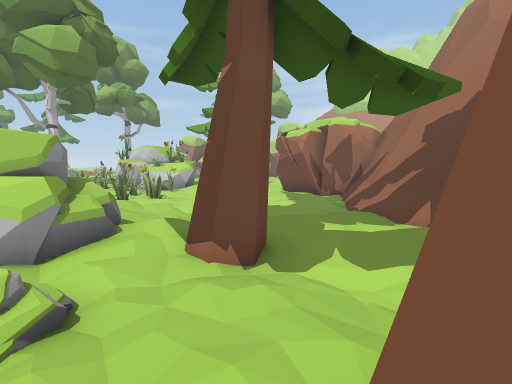
[1] (above)

24 first-person views from a walk through a scene from a Unity 3-D project. The camera is 1.5 m above the floor, tilts 6° down and sees 85° across. The floor is counted in squares, 2 m on a side. Each view is taken from the middle of a square. On the plan, view 1 faces up. The plan holds only what a view shows up to about 10 squares ahead; the rest is blank. The place goes on beyond the plan. The player character is not drawn.

[2]
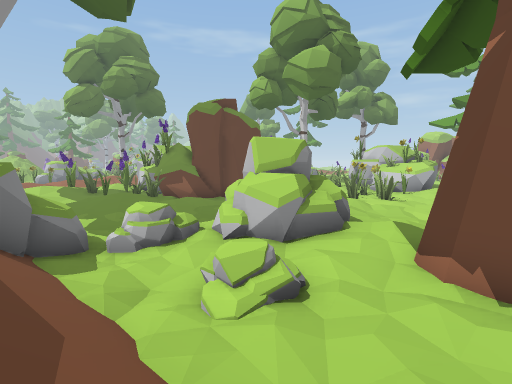

[3]
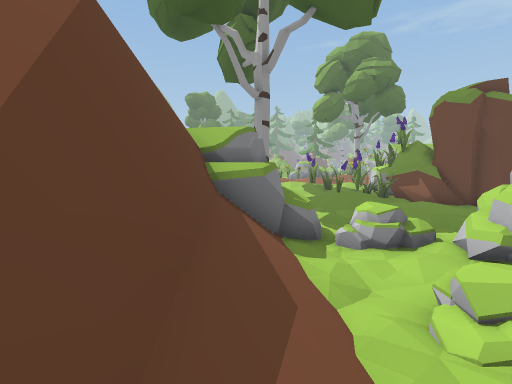

[4]
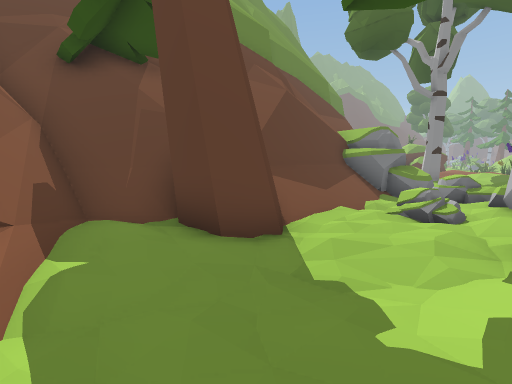

[5]
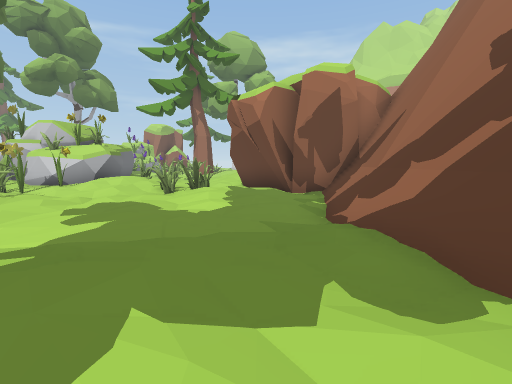

[6]
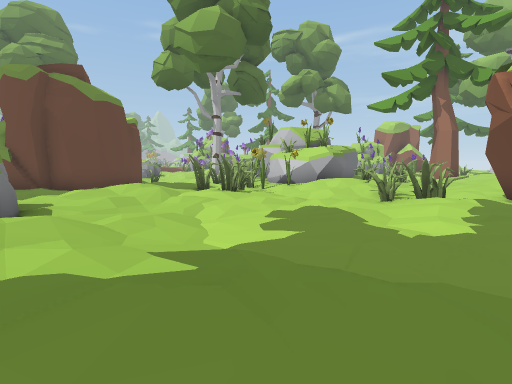

[7]
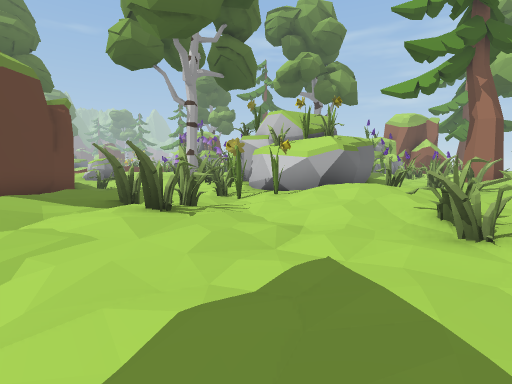

[8]
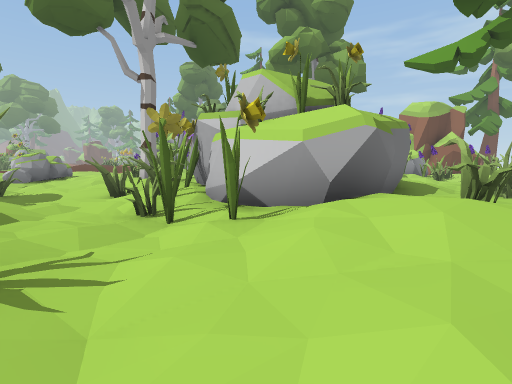

[9]
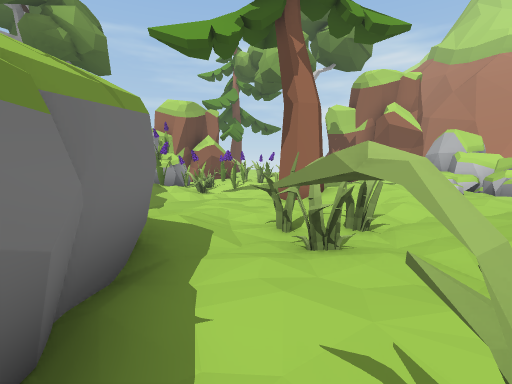

[10]
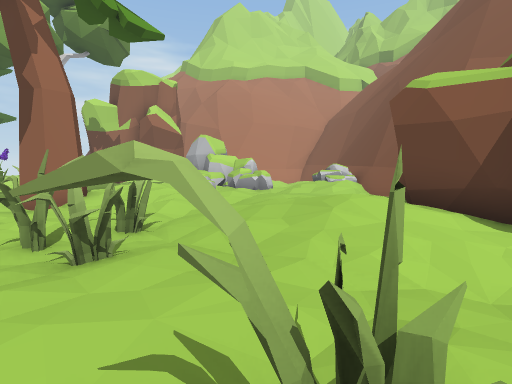

[11]
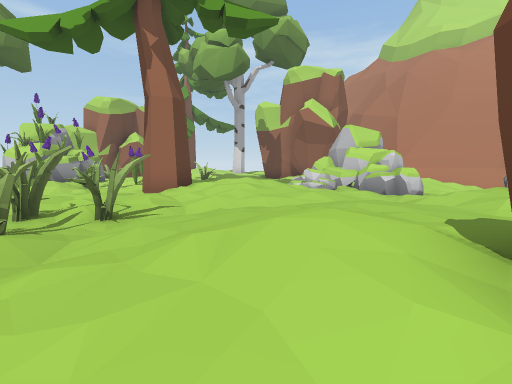

[12]
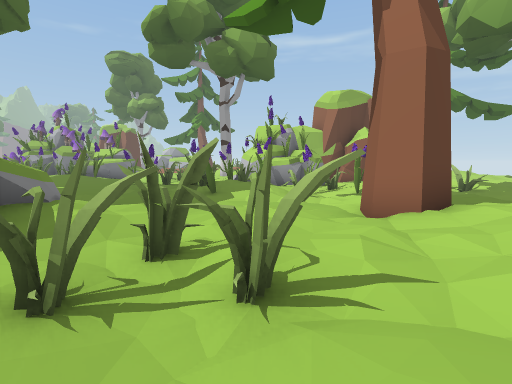

[13]
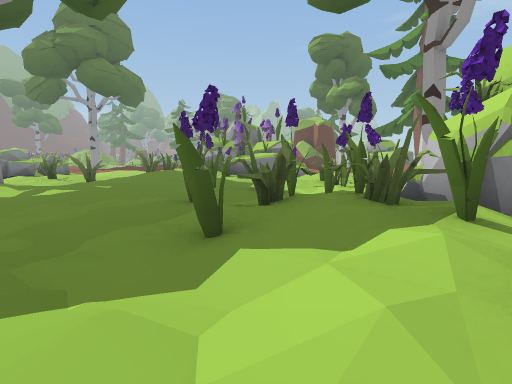

[14]
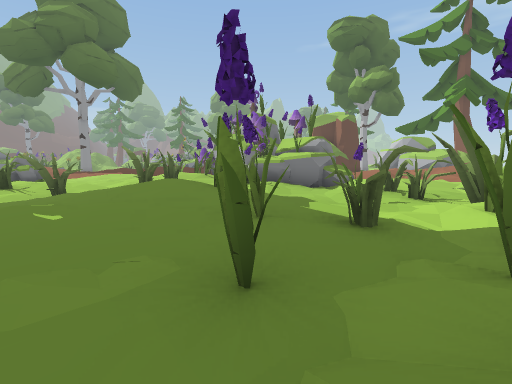

[15]
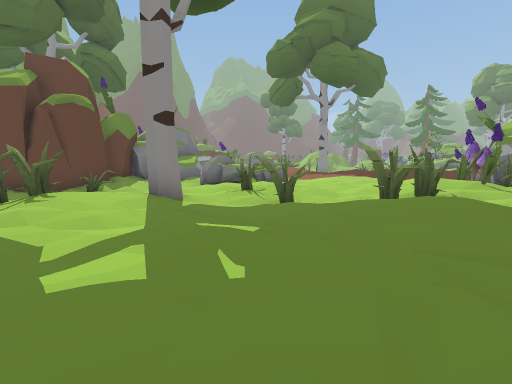

[16]
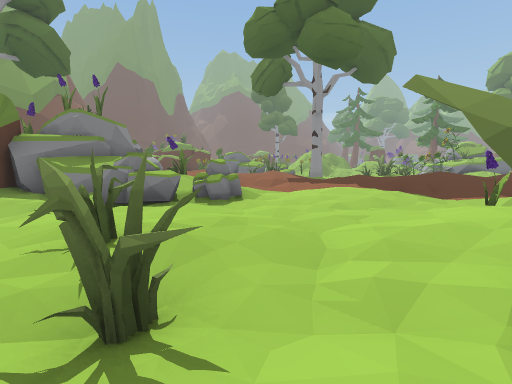

[17]
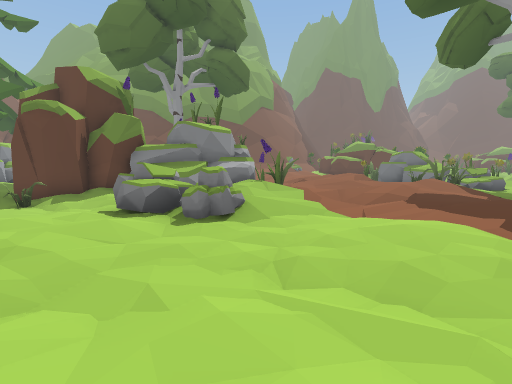

[18]
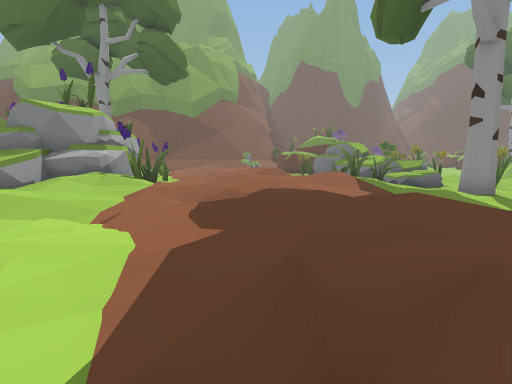

[19]
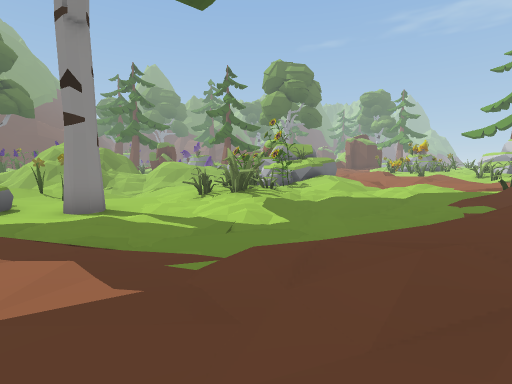

[20]
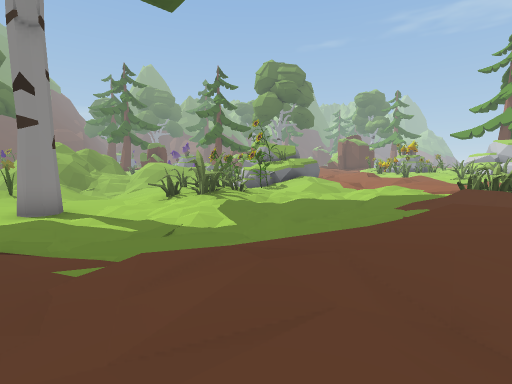

[21]
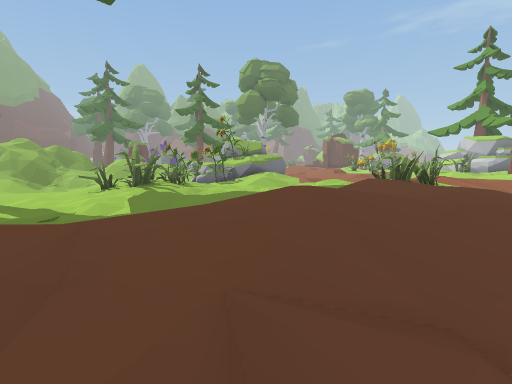

[22]
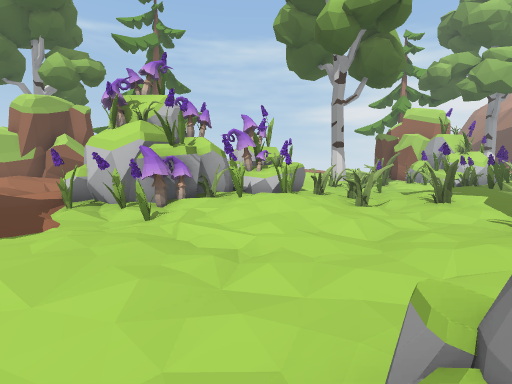

[23]
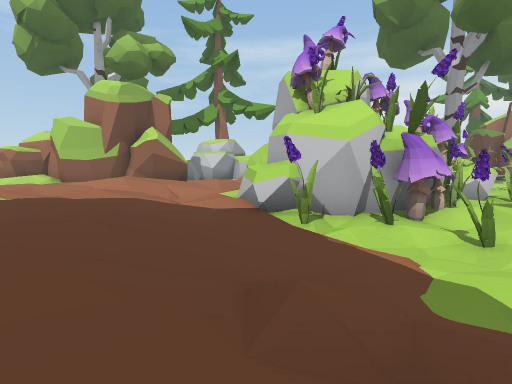

[24]
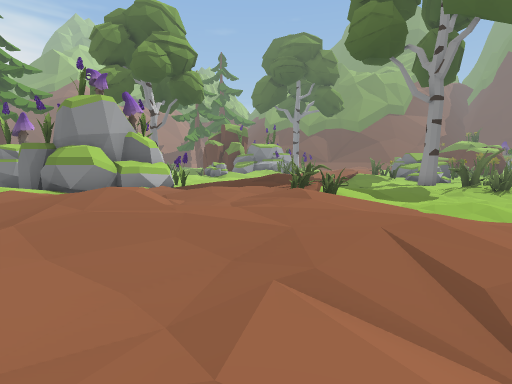

### Floor plan
Key: @ floor where view 1 was taken; # wall or solid block; x gap in a wall; . main floor; : floor 0.25 m higher than the main floor; - floor 0.25 m lower than the main floor; + floor 0.5 m higher than the main floor; _ floor 0.5 m lower than the main floor; * floor 0.75 m higher than the main floor; % floor 1 m higher than the main floor; / step, stairs or slope; = window, fence, low wall or low ledge; ^ raised ledge; R rock; O other object.
Columns run from 32 left of view 1 to 7 right of it. Each row starts with its distance up from view 1.
 26 /:.:+/+++/     #/###...#####_. ..   ##
 25 ::./*%*+/+   # #/--#..-##/:/_- .+ .RRR.-
 24 /+:**///.##  # #.--...####..--##+/..RR-_
 23 +*+*+://:#   ####...:.##...-....:::.-.
 22 :++*++*/:#  ##:..#./#:...---.........//
 21 ::+/#++:.####:+xx#:+*::..-.:....-...../O
 20 /:../**/::##.:++:.#:::... ^//##-.::.../#
 19 .:.:+++*++.-#.::..-....-   ##.#-:++:. ##
 18 -../::./*:........#-....    #....**#
 17 ....../%%//:.....:#..::.    #....:+#
 16 ..-..-//*++::....::.#:#.### #+#....#
 15 .....-_/*++:../R.......##:###++..-##
 14  =#.._-/::+:../RRR.----#...##+/:#.##
 13 ##/.---.:::/..+:RR-_-#_----....##:.###
 12  ##.-...:+*//:+/:..-/-_ ....#.-..::.##
 11  ----...+*++:+%+=#./##- ::.##.......##
 10  _--#-.+%*+..##########  .::/:.....-##
  9   ---.##  */.##       #   +*/......./#
  8  /--R     **:         #.-.:+:......./#
  7  #. R                 #....::::..:../#
  6                        :.. ###+:::::/
  5                       ::.- ###+##:.:
  4                       +.-  ###:.#..//
  3                      //._  /.//..-/./
  2                      /-___RR-R/...-./
  1                          ##--/../#../
  0                           #/////@#/:#
 -1                           ####^# #/##
 -2                                  ^###
 -3                                    ##
 -4                                    #

Where each view was taken, in squares from view 1:
view 1: 0 up, 0 right, facing up
view 2: 0 up, 0 right, facing up-left
view 3: 0 up, 0 right, facing left
view 4: 4 up, 4 right, facing down-left
view 5: 5 up, 2 right, facing up
view 6: 6 up, 2 right, facing up-left
view 7: 9 up, 0 right, facing up-left
view 8: 12 up, 2 left, facing up-left
view 9: 16 up, 3 left, facing up
view 10: 16 up, 3 left, facing up-right
view 11: 16 up, 1 right, facing up
view 12: 19 up, 0 right, facing up-left
view 13: 24 up, 4 left, facing left
view 14: 23 up, 7 left, facing left
view 15: 22 up, 9 left, facing down-left
view 16: 20 up, 13 left, facing down-left
view 17: 20 up, 18 left, facing down
view 18: 18 up, 22 left, facing down
view 19: 14 up, 22 left, facing left
view 20: 15 up, 22 left, facing left
view 21: 17 up, 22 left, facing left
view 22: 14 up, 18 left, facing up
view 23: 16 up, 23 left, facing up
view 24: 26 up, 32 left, facing down-right
